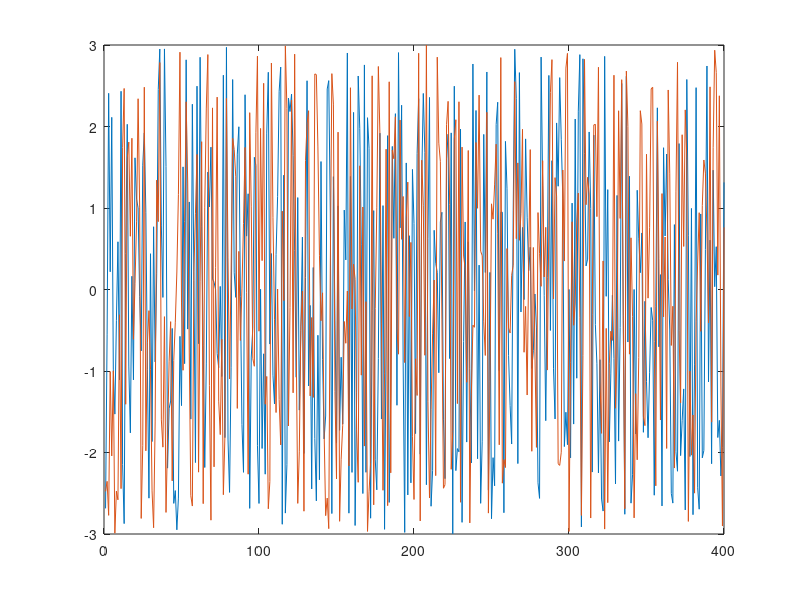
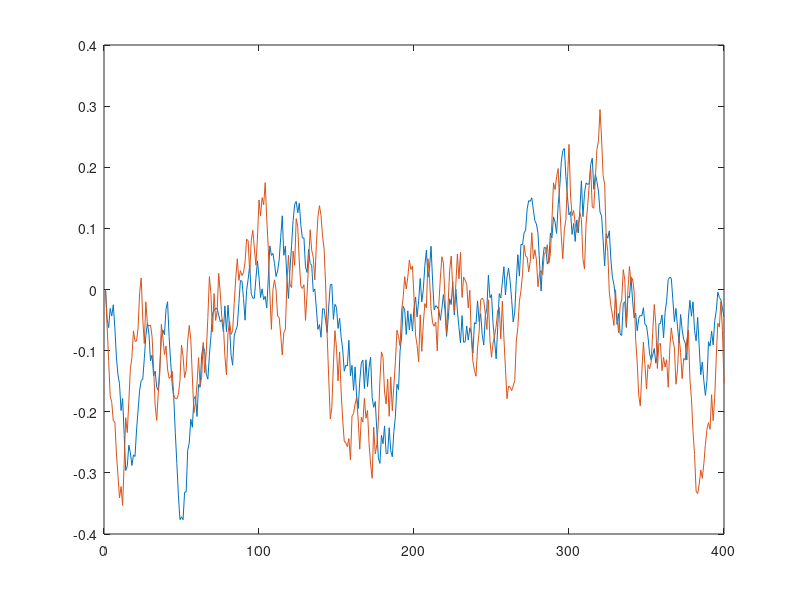

Reproduce these figures in MATLAB, in order. (Note: this script raises an error after producing the figures.)
clear,clc,close all

%% 仿真设置
rng(123);

%% 参数设置

% 被控对象模型
A = [0.921, 0.000, 0.041, 0.000;...
                 0.000, 0.918, 0.000, 0.033;...
                 0.000, 0.000, 0.924, 0.000;...
                 0.000, 0.000, 0.000, 0.937];
B = [0.017, 0.001;...
     0.001, 0.023;...
     0.000, 0.061;...
     0.072, 0.000];

C = [1,0,0,0; 0,1,0,0];

state_ini = [0;0;0;0];          % 初始状态

% 控制器参数
N = 30;             % 预测步数
T_ini = 10;         % 初始长度
Q = diag([35,35]);    % 输出权重
% R = diag([1e-4,1e-4]);    % 输入权重
R = diag([10,10]);    % 输入权重
lambda_u = 1e6;
lambda_y = 1e4;
lambda_a = 0;

Y_lb = [-2;-2];
Y_ub = [2;2];
U_lb = [-2;-2];
U_ub = [2;2];

% 离线收集数据
S = 400;           % 数据样本数
amplitude = 3;


% 在线控制
T = 200;    % 步数

ur = [0.22694;1.40062];
% ur = [0;0];
yr = [0.65;0.5];

%% 离线收集数据

% 信号初始化
u_ext = (2*rand(2,S)-1)*amplitude;
x_ext = zeros(4,S);
    x_ext(:,1) = state_ini;
y_ext = zeros(2,S);
    y_ext(:,1) = C*state_ini;

for k=1:S-1
    x_ext(:,k+1) = A*x_ext(:,k) + B*u_ext(:,k);
    y_ext(:,k+1) = C*x_ext(:,k+1);
end

u_data = u_ext;
y_data = y_ext;

% 加噪
% u_data = u_data + 0.002*(2*rand(size(y_data))-1);
% y_data = y_data + 0.002*(2*rand(size(y_data))-1);

% 预览数据
figure
plot(1:size(u_data,2),u_data)
figure
plot(1:size(y_data,2),y_data)

%% 在线控制

% 控制器初始化
settings = struct( ...
    'verbose', false, ...
    'eps_abs', 1e-8, ...
    'eps_rel', 1e-8, ...
    'max_iter', 50000);

controller = ctr.deepc(N,T_ini);
controller.setParams(Q,R,lambda_u,lambda_y,lambda_a);
controller.init(u_data,y_data);
controller.samplify(84,true);  % 手动指定保留奇异值
controller.setup('osqp',settings);
controller.setLogger(false);

% 数据初始化
x = zeros(4,T);
    x(:,1) = state_ini;
u = zeros(2,T);
y = zeros(2,T);
    y(:,1) = C*state_ini;

%% 控制循环
for k = 1:T-1
    if k >= T_ini+1 % 此前初始样本数不足
        % 进入控制周期：更新
        u_ini = u(:,k-T_ini:k-1);
        y_ini = y(:,k-T_ini:k-1);
        controller.update(u_ini(:),y_ini(:),...
                          kron(ones(N,1),ur),kron(ones(N,1),yr),...
                          kron(ones(N,1),Y_lb),kron(ones(N,1),Y_ub),...
                          kron(ones(N,1),U_lb),kron(ones(N,1),U_ub));
        controller.solve;
        u(:,k) = controller.u_series(:,1);
    end
    % 仿真推进
    u_act = clip(u(:,k),U_lb,U_ub);
    x(:,k+1) = A*x(:,k) + B*u_act;
    y(:,k+1) = C*x(:,k+1);
end

figure
plot(1:T,y(1,:),'b'); 
hold on
plot(1:T,yr(1).*ones(2,T),'--b');
plot(1:T,y(2,:),'r');
plot(1:T,yr(2).*ones(2,T),'--r');

figure
plot(1:T,u)
